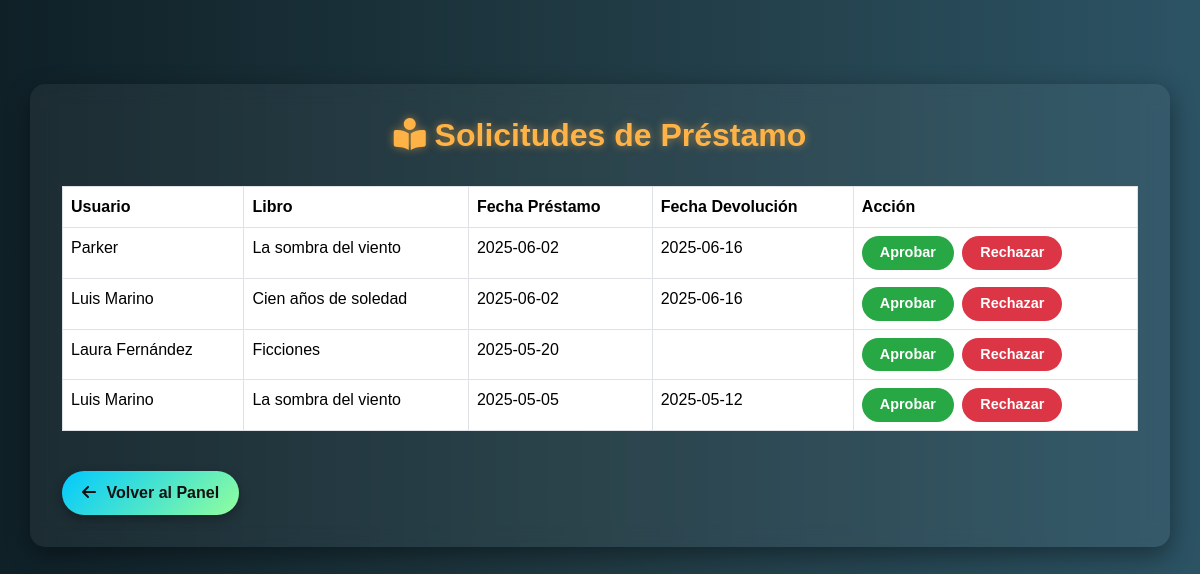
The app's page /admin_prestamos.php (signed in) with its own data.
### tables this page shows
CREATE TABLE `prestamos` (
  `id` int(11) NOT NULL,
  `libro_id` int(11) NOT NULL,
  `usuario_id` int(11) NOT NULL,
  `fecha_prestamo` date NOT NULL,
  `fecha_devolucion` date DEFAULT NULL,
  `estado` enum('pendiente','aprobado','rechazado','devuelto') NOT NULL DEFAULT 'pendiente',
  `archivo_pdf` varchar(255) DEFAULT NULL,
  `password_pdf` varchar(255) DEFAULT NULL
);

CREATE TABLE `usuarios` (
  `id` int(11) NOT NULL,
  `nombre` varchar(100) NOT NULL,
  `email` varchar(150) NOT NULL,
  `telefono` varchar(20) DEFAULT NULL,
  `password` varchar(255) NOT NULL,
  `rol` enum('admin','bibliotecario','usuario') NOT NULL DEFAULT 'usuario',
  `ultimo_acceso` datetime DEFAULT NULL,
  `direccion` varchar(255) DEFAULT NULL,
  `fecha_nacimiento` date DEFAULT NULL,
  `genero` enum('Masculino','Femenino','Otro') DEFAULT NULL,
  `foto_perfil` varchar(255) DEFAULT NULL,
  `password_pdf` varchar(255) DEFAULT NULL
);

CREATE TABLE `libros` (
  `id` int(11) NOT NULL,
  `titulo` varchar(200) NOT NULL,
  `autor` varchar(150) NOT NULL,
  `descripcion` text DEFAULT NULL,
  `categoria` varchar(100) DEFAULT NULL,
  `genero` varchar(100) DEFAULT NULL,
  `año` year(4) NOT NULL,
  `isbn` varchar(20) DEFAULT NULL,
  `disponible` tinyint(1) DEFAULT 1,
  `categoria_id` int(11) DEFAULT NULL,
  `imagen` varchar(255) DEFAULT NULL,
  `ruta_pdf` varchar(255) NOT NULL,
  `stock` int(11) NOT NULL DEFAULT 0
);

### admin_prestamos.php (the view, shortened to what this page needs)
<?php
require 'database.php';
$stmt = $pdo->query("
    SELECT p.id, u.nombre AS usuario, l.titulo AS libro, p.fecha_prestamo, p.fecha_devolucion, p.estado
    FROM prestamos p
    JOIN usuarios u ON p.usuario_id = u.id
    JOIN libros l ON p.libro_id = l.id
    WHERE p.estado = 'pendiente'
    ORDER BY p.fecha_prestamo DESC
");
$solicitudes = $stmt->fetchAll();
?>
<!DOCTYPE html>
<html lang="es">
<head>
  <link href="https://cdn.jsdelivr.net/npm/bootstrap@5.3.3/dist/css/bootstrap.min.css" rel="stylesheet" />
  <link href="https://cdnjs.cloudflare.com/ajax/libs/font-awesome/6.4.0/css/all.min.css" rel="stylesheet" />
</head>
<body>
<div class="container mt-4">
  <h2><i class="fa-solid fa-book-reader"></i> Solicitudes de Préstamo</h2>
  <div class="table-responsive">
    <table class="table table-bordered table-hover">
      <thead>
        <tr>
          <th>Usuario</th>
          <th>Libro</th>
          <th>Fecha Préstamo</th>
          <th>Fecha Devolución</th>
          <th>Acción</th>
        </tr>
      </thead>
      <tbody>
        <?php foreach ($solicitudes as $s): ?>
          <tr>
            <td><?= htmlspecialchars($s['usuario']) ?></td>
            <td><?= htmlspecialchars($s['libro']) ?></td>
            <td><?= $s['fecha_prestamo'] ?></td>
            <td><?= $s['fecha_devolucion'] ?></td>
            <td>
              <form method="post" action="procesar_solicitud.php" class="d-inline">
                <button type="submit" name="accion" value="aprobar" class="btn btn-success btn-sm me-1">Aprobar</button>
                <button type="submit" name="accion" value="rechazar" class="btn btn-danger btn-sm">Rechazar</button>
              </form>
            </td>
          </tr>
        <?php endforeach; ?>
      </tbody>
    </table>
  </div>
  <a href="index.php" class="btn-back mt-4"><i class="fa-solid fa-arrow-left"></i> Volver al Panel</a>
</div>
</body>
</html>

### admin_prestamos.php (style rules this page uses)
body { font-family: 'Poppins', sans-serif; background: linear-gradient(to right, #0f2027, #203a43, #2c5364); color: #f0f4f8; min-height: 100vh; padding-top: 60px; }
.container { background-color: rgba(255, 255, 255, 0.05); padding: 2rem; border-radius: 15px; box-shadow: 0 8px 24px rgba(0,0,0,0.4); backdrop-filter: blur(10px); }
h2 { font-weight: 700; text-align: center; margin-bottom: 2rem; color: #ffb347; text-shadow: 0 0 8px rgba(255, 179, 71, 0.5); }
table { color: #fff; }
.table thead { background-color: rgba(255,255,255,0.1); color: #ffcc70; }
.btn { border-radius: 30px; font-weight: 600; padding: 6px 18px; font-size: 0.9rem; transition: all 0.3s ease; }
.btn-success { background-color: #28a745; border: none; }
.btn-danger { background-color: #dc3545; border: none; }
.btn-back { display: inline-block; background: linear-gradient(135deg, #00c9ff, #92fe9d); color: #111; font-weight: 600; padding: 10px 20px; border-radius: 30px; text-decoration: none; font-size: 1rem; transition: 0.3s ease all; box-shadow: 0 4px 12px rgba(0,0,0,0.3); }
.btn-back i { margin-right: 6px; }

### records on screen
prestamos: usuario.nombre "Parker", libro.titulo "La sombra del viento", fecha_prestamo "2025-06-02", fecha_devolucion "2025-06-16"
prestamos: usuario.nombre "Luis Marino", libro.titulo "Cien años de soledad", fecha_prestamo "2025-06-02", fecha_devolucion "2025-06-16"
prestamos: usuario.nombre "Laura Fernández", libro.titulo "Ficciones", fecha_prestamo "2025-05-20"
prestamos: usuario.nombre "Luis Marino", libro.titulo "La sombra del viento", fecha_prestamo "2025-05-05", fecha_devolucion "2025-05-12"
